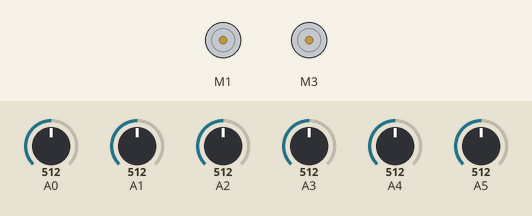
Recording of a sketch running on a simulated Arduino Uno, built with avr-gcc and run on an emulated ATmega328P. Shown: 2 × DC motor (green arrow = forward, orange = backward, longer = faster). The inputs (shaded band) are chosen by the test bench; at power-on: A0 = 512, A1 = 512, A2 = 512, A3 = 512, A4 = 512, A5 = 512.

Above: at 11.25 s.
11.8 s: A0 set to 959
At 13.36 s:
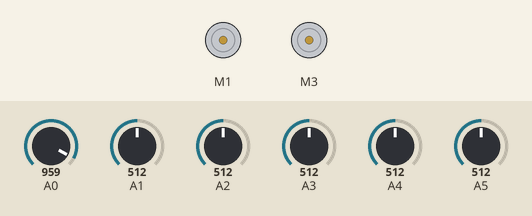
14.8 s: A0 set to 987
Timing chart, 0 to 69.0 s (numbered marks = the images above; inputs shaded):
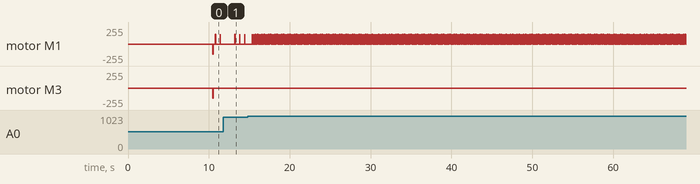

Measured:
- by itself, motor M1: alternates forward 150/255 for 0.01 s and stopped for 0.05 s
- by itself, motor M3: alternates backward 150/255 for 0.02 s and stopped for 0.02 s, 4 changes in all, then stays stopped

The sketch:

main_Deprecated.ino
```cpp
// (licence header left out)
#include <QTRSensors.h>
#include <Wire.h>
#include <Adafruit_MotorShield.h>

#define NUM_SENSORS              6        // number of sensors used
#define NUM_SAMPLES_PER_SENSOR   4        // average 4 analog samples per sensor reading
#define EMITTER_PIN              2        // emitter is controlled by digital pin 2

#define MOTOR_DURATION           1        // duration of each motor "step" (in secs)
#define MOTOR_SPEED              150      // speed of each motor
#define MOTOR_PIN_LEFT           1        // pin location of the left motor
#define MOTOR_PIN_RIGHT          3        // pin location of the right motor

#define VISIBLE_THRESHOLD        -1000    // sensor value threshold for tape visibility
#define LEFT_THRESHOLD           -500     // sensor value threshold for left-leaning
#define RIGHT_THRESHOLD          500      // sensor value threshold for right-leaning

#define LOST_ITERATION_THRESHOLD 10       // recovery algorithm phase 0 iteration threshold

QTRSensors qtr;
uint16_t sensorValues[NUM_SENSORS];

Adafruit_MotorShield shield;
Adafruit_DCMotor *motorLeft;
Adafruit_DCMotor *motorRight;

uint16_t lostIteration;
uint16_t recoveryPhase;

void setup()
{
  qtr.setTypeAnalog();
  // sensors 0 through 5 are connected to analog inputs 0 through 5, respectively
  qtr.setSensorPins((const uint8_t[]){0, 1, 2, 3, 4, 5}, NUM_SENSORS);
  qtr.setEmitterPin(EMITTER_PIN);

  delay(500);
  // TODO: use NeoPixel to indicate calibration phase

  for(uint16_t i = 0; i < 400; i++)
    qtr.calibrate();

  // TODO: use NeoPixel to indicate end of calibration, then turn off

  shield = Adafruit_MotorShield();

  motorLeft = shield.getMotor(MOTOR_PIN_LEFT);
  motorRight = shield.getMotor(MOTOR_PIN_RIGHT);

  shield.begin();

  motorLeft->setSpeed(MOTOR_SPEED);
  motorRight->setSpeed(MOTOR_SPEED);

  lostIteration = 0;
  recoveryPhase = 0;
}

// Forward on BOTH motors
void motor_both_forward()
{
  motorLeft->run(FORWARD);
  motorRight->run(FORWARD);

  delay(MOTOR_DURATION);

  motorLeft->run(RELEASE);
  motorRight->run(RELEASE);
}

// Reverse on BOTH motors
void motor_both_reverse()
{
  motorLeft->run(BACKWARD);
  motorRight->run(BACKWARD);

  delay(MOTOR_DURATION);

  motorLeft->run(RELEASE);
  motorRight->run(RELEASE);
}

// Forward on LEFT motor only
void motor_left_forward()
{
  motorLeft->run(FORWARD);

  delay(MOTOR_DURATION);

  motorLeft->run(RELEASE);
}

// Forward on RIGHT motor only
void motor_right_forward()
{
  motorRight->run(FORWARD);

  delay(MOTOR_DURATION);

  motorRight->run(RELEASE);
}

void recovery_alg_reset()
{
  recoveryPhase = 0;
  lostIteration = 0;
}

void loop()
{
  // BEGIN Nav Algorithm pseudocode
  // read from sensor
  // if tape is not visble then
  //   if recovery phase is not 1 and iteration is less than threshold then
  //     reverse on both motors
  //     increase iteration
  //   else if recovery phase is not 1 and iteration is greater than threshold then
  //     set recovery phase to 1
  //     forward on both motors
  //     decrease iteration
  //   else
  //     forward on left motor
  //   end
  // else if tape is left-leaning then
  //   set recovery phase to 0
  //   set iteration to 0
  //   forward on left motor
  // else if tape is right-leaning then
  //   set recovery phase to 0
  //   set iteration to 0
  //   forward on right motor
  // else
  //   set recovery phase to 0
  //   set iteration to 0
  //   forward on both motors
  // end
  // END Nav Algorithm pseudocode

  uint16_t position = qtr.readLineWhite(sensorValues);
  int16_t error = position - 1000;

  if(position < VISIBLE_THRESHOLD)
  {
    if(recoveryPhase != 1 && lostIteration < LOST_ITERATION_THRESHOLD)
    {
      // TODO: use NeoPixel to indicate start of recovery phase 0
      motor_both_reverse();
      lostIteration++;
    }
    else if(recoveryPhase != 1 && lostIteration > 0)
    {
      recoveryPhase = 1;
      motor_both_forward();
      lostIteration--;
    }
    else
    {
      // TODO: use NeoPixel to indicate start of recovery phase 1
      motor_left_forward();
    }
  }
  else if(error < LEFT_THRESHOLD)
  {
    // TODO: use NeoPixel to indicate tape is left-leaning
    recovery_alg_reset();

    motor_left_forward();
  }
  else if(error > RIGHT_THRESHOLD)
  {
    // TODO: use NeoPixel to indicate tape is right-leaning
    recovery_alg_reset();

    motor_right_forward();
  }
  else
  {
    // TODO: use NeoPixel to indicate normal operation
    recovery_alg_reset();

    motor_both_forward();
  }
}
```
